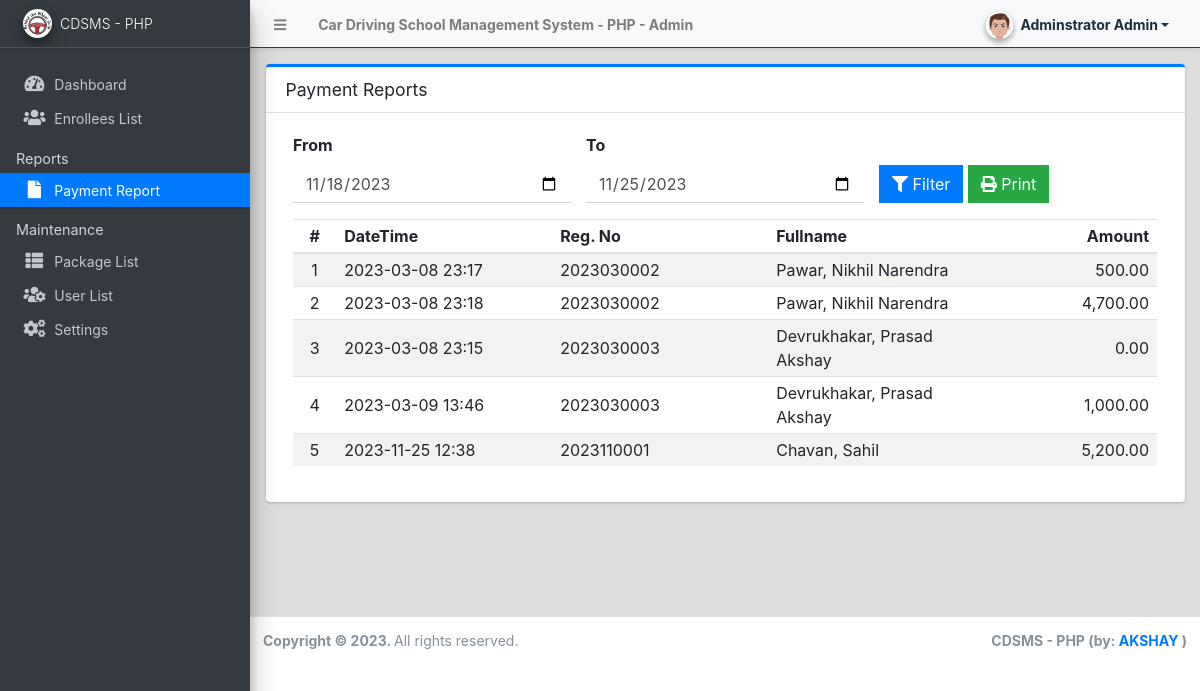
Screenshot of /admin/?page=reports (signed in) with the database file from the repository.
### tables this page shows
CREATE TABLE `enrollee_list` (
  `id` int(30) NOT NULL,
  `reg_no` varchar(50) NOT NULL,
  `package_id` int(30) NOT NULL,
  `cost` float NOT NULL DEFAULT 0,
  `firstname` text NOT NULL,
  `middlename` text DEFAULT NULL,
  `lastname` text NOT NULL,
  `gender` varchar(50) NOT NULL,
  `dob` date NOT NULL,
  `email` text NOT NULL,
  `contact` text NOT NULL,
  `address` text NOT NULL,
  `start_date` date NOT NULL,
  `time` varchar(250) NOT NULL,
  `status` tinyint(4) NOT NULL DEFAULT 0 COMMENT '0= pending,1=verified,2=in session, 3=completed,4 = cancelled',
  `date_created` datetime NOT NULL DEFAULT current_timestamp(),
  `date_updated` datetime DEFAULT NULL ON UPDATE current_timestamp()
);

CREATE TABLE `payment_list` (
  `id` int(30) NOT NULL,
  `enrollee_id` int(30) NOT NULL,
  `amount` float NOT NULL DEFAULT 0,
  `remarks` text DEFAULT NULL,
  `date_created` datetime NOT NULL DEFAULT current_timestamp()
);

### admin/reports/index.php (the view, shortened to what this page needs)
<?php
$from = date("Y-m-d",strtotime(date("Y-m-d"). " -1 week"));
$to = date("Y-m-d");
?>
<div class="card card-outline card-primary">
	<div class="card-header">
		<h3 class="card-title">Payment Reports</h3>
	</div>
	<div class="card-body">
		<div class="container-fluid">
			<form action="" id="filter-data">
				<div class="row align-items-end">
					<div class="col-md-4">
						<div class="form-group">
							<label for="from" class="control-label">From</label>
							<input type="date" name="from" id="from" value="<?=  $from ?>" class="form-control form-control-border border-navy">
						</div>
					</div>
					<div class="col-md-4">
						<div class="form-group">
							<label for="to" class="control-label">To</label>
							<input type="date" name="to" id="to" value="<?=  $to ?>" class="form-control form-control-border border-navy">
						</div>
					</div>
					<div class="col-md-4">
						<div class="form-group">
							<button class="btn btn-primary btn-flat"><i class="fa fa-filter"></i> Filter</button>
							<button class="btn btn-success btn-flat" type="button" id="print"><i class="fa fa-print"></i> Print</button>
						</div>
					</div>
				</div>
			</form>
        <div id="outprint">
			<table class="table table-hover table-striped">
				<colgroup>
					<col width="5%">
					<col width="25%">
					<col width="25%">
					<col width="25%">
					<col width="20%">
				</colgroup>
				<thead>
					<tr>
						<th class="text-center">#</th>
						<th>DateTime</th>
						<th>Reg. No</th>
						<th>Fullname</th>
						<th class="text-right">Amount</th>
					</tr>
				</thead>
				<tbody>
					<?php
						$i = 1;
						$qry = $conn->query("SELECT p.*,e.reg_no,CONCAT(e.lastname, ', ', e.firstname,' ',e.middlename) as fullname from `enrollee_list` e inner join payment_list p on p.enrollee_id = e.id order by unix_timestamp(e.`date_created`) asc");
						while($row = $qry->fetch_assoc()):
					?>
						<tr>
							<td class="text-center"><?php echo $i++; ?></td>
							<td class=""><?php echo date("Y-m-d H:i",strtotime($row['date_created'])) ?></td>
							<td><?php echo ($row['reg_no']) ?></td>
							<td><?php echo ucwords($row['fullname']) ?></td>
							<td class="text-right"><?php echo number_format($row['amount'],2) ?></td>
						</tr>
					<?php endwhile; ?>
				</tbody>
			</table>
		</div>
		</div>
	</div>
</div>

### rows the page displays
enrollee_list: payment_list.date_created "2023-03-08 23:17", reg_no "2023030002", fullname "Pawar, Nikhil Narendra", payment_list.amount "500.00", payment_list.date_created "2023-03-08 23:18", payment_list.amount "4,700.00"
enrollee_list: payment_list.date_created "2023-03-08 23:15", reg_no "2023030003", fullname "Devrukhakar, Prasad Akshay", payment_list.amount "0.00", payment_list.date_created "2023-03-09 13:46", payment_list.amount "1,000.00"
enrollee_list: payment_list.date_created "2023-11-25 12:38", reg_no "2023110001", fullname "Chavan, Sahil", payment_list.amount "5,200.00"

### other values shown
$_settings->info('name') "Car Driving School Management System - PHP"
$_settings->userdata('firstname').' '.$_settings->userdata('lastname') "Adminstrator Admin"
$_settings->info('short_name') "CDSMS - PHP"
